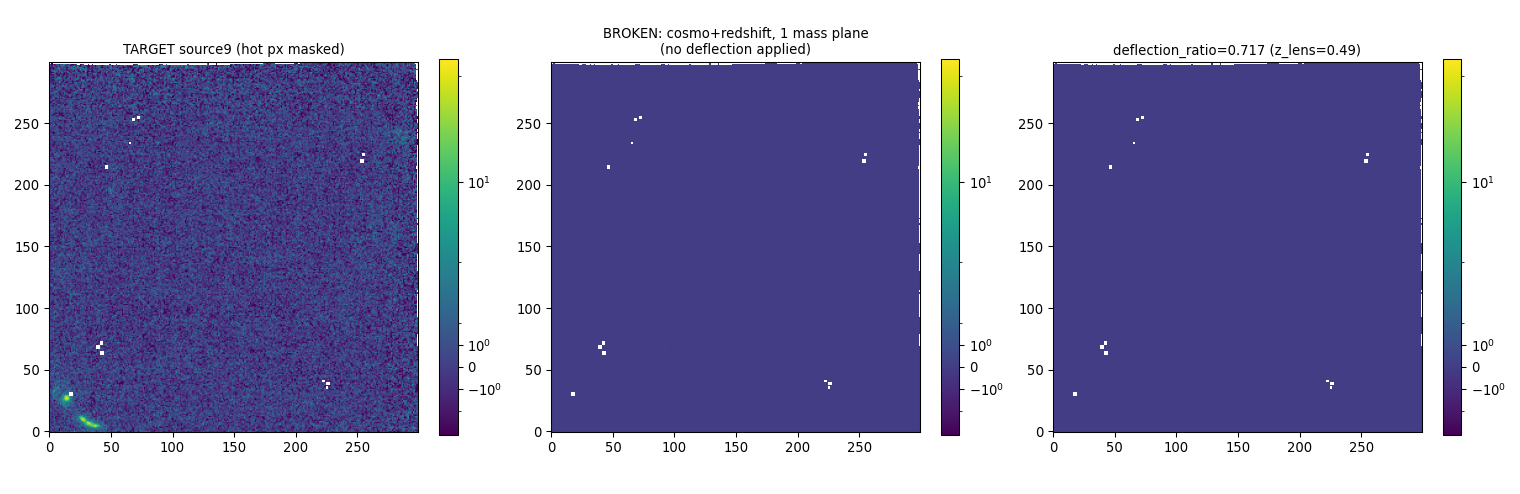

Source code (Python):
import jax
jax.config.update("jax_enable_x64", True)
import os, numpy as np, jax.numpy as jnp
from astropy.io import fits
import matplotlib; matplotlib.use("Agg")
import matplotlib.pyplot as plt
from matplotlib.colors import AsinhNorm

from gigalens.jax.scene import Component, Plane, LensModel
from gigalens.jax.profiles.mass.epl import EPL
from gigalens.jax.profiles.mass.shear import Shear
from gigalens.jax.profiles.mass.nfw import NFW_ELLIPSE
from gigalens.jax.profiles.light.sersic import SersicEllipse
from gigalens.jax.cosmo import wCDM_Cosmo
from gigalens.jax.scene_prob_model import Dataset, ProbModel
from gigalens.simulator import SimulatorConfig

NFW0={'Rs':37.439292907714844,'alpha_Rs':16.946298599243164,'center_x':5.350801467895508,'center_y':3.905395984649658,'e1':-0.0517449676990509,'e2':0.030034080147743225}
EPL_Le={'center_x':-22.150279998779297,'center_y':-24.73190689086914,'e1':0.05808083713054657,'e2':0.29447436332702637,'gamma':2.199589967727661,'theta_E':2.3904967308044434}
EPL_Lf={'center_x':-14.754530906677246,'center_y':-4.7380170822143555,'e1':0.2831626236438751,'e2':-0.20151233673095703,'gamma':2.59816312789917,'theta_E':0.9524290561676025}
shear={'gamma1':0.027523696422576904,'gamma2':-0.012137502431869507}
src9_p={'R_sersic':0.4022407829761505,'center_x':-10.395180702209473,'center_y':-16.07061767578125,'e1':0.279153972864151,'e2':0.29133689403533936,'n_sersic':2.795565128326416}
mass=[Component(NFW_ELLIPSE(),NFW0),Component(EPL(50),EPL_Le),Component(EPL(50),EPL_Lf),Component(Shear(),shear)]

path=os.path.join(os.path.dirname(__file__),"fwdnewcutouts")
with fits.open(os.path.join(path,"source9.fits")) as h:
    oi=jnp.array(h['DATA'].data.astype("float64")); bkg=h['DATA'].header['BKG_RMS']; et=h['PRIMARY'].header['EXPTIME']
    em=jnp.sqrt(bkg**2+jnp.clip(oi,0.0)/et)
psf=jnp.load(os.path.join(path,"psf9.npy")); mask=jnp.load(os.path.join(path,"hot_pix.npy"))
cfg=SimulatorConfig(delta_pix=0.2,num_pix=300,supersample=1,kernel=psf,likelihood_precision="float64")

def run(model, src):
    d=Dataset(oi,cfg,error_map=em,mask=mask,sees=[src]); pm=ProbModel(model,[d],mode="lstsq")
    s=pm.simulators[0]; p=model.to_params({})
    return np.asarray(s.lstsq_simulate(p,d.image,err_map=d.error_map,mask=mask))

# (A) broken: cosmology + redshift geometry, single mass plane
src_b=Component(SersicEllipse(n_max=12,use_lstsq=True),src9_p)
cosmo=Component(wCDM_Cosmo(z_lens=0.962),dict(H0=70.0,Om0=0.3,k=0.0,w0=-1.0))
model_b=LensModel([Plane(redshift=0.49,mass=mass),Plane(redshift=1.432),Plane(redshift=1.506,light=[src_b])],cosmo=cosmo)
im_b=run(model_b,src_b)

# (C) deflection_ratio from correct lens z=0.49
cp=dict(H0=70.0,Om0=0.3,k=0.0,w0=-1.0)
dr=float(np.asarray(wCDM_Cosmo(z_lens=0.49).deflection_ratio(jnp.array([1.506]),**cp)).ravel()[0])
src_c=Component(SersicEllipse(n_max=12,use_lstsq=True),src9_p)
model_c=LensModel([Plane(mass=mass),Plane(deflection_ratio=dr,light=[src_c])])
im_c=run(model_c,src_c)

tgt=np.asarray(oi); m=np.asarray(mask).astype(bool)
disp=lambda a: np.where(m,a,np.nan)
norm=AsinhNorm(linear_width=5*bkg, vmin=-2*bkg, vmax=float(np.nanmax(np.where(m,tgt,np.nan))))
fig,ax=plt.subplots(1,3,figsize=(16,5.2))
for a,(d,t) in zip(ax,[(disp(tgt),"TARGET source9 (hot px masked)"),(disp(im_b),"BROKEN: cosmo+redshift, 1 mass plane\n(no deflection applied)"),(disp(im_c),f"deflection_ratio={dr:.3f} (z_lens=0.49)")]):
    im0=a.imshow(d,origin="lower",norm=norm,cmap="viridis"); a.set_title(t,fontsize=10); fig.colorbar(im0,ax=a,fraction=0.046)
fig.tight_layout(); fig.savefig(os.path.join(os.path.dirname(__file__),"diag_src9_compare.png"),dpi=95)
print("dr(z9,z_lens=0.49)=",dr)
print("target peak xy:", np.unravel_index(np.nanargmax(disp(tgt)),tgt.shape)[::-1])
print("broken peak xy:", np.unravel_index(np.nanargmax(disp(im_b)),tgt.shape)[::-1])
print("dr-model peak xy:", np.unravel_index(np.nanargmax(disp(im_c)),tgt.shape)[::-1])
print("saved diag_src9_compare.png")
